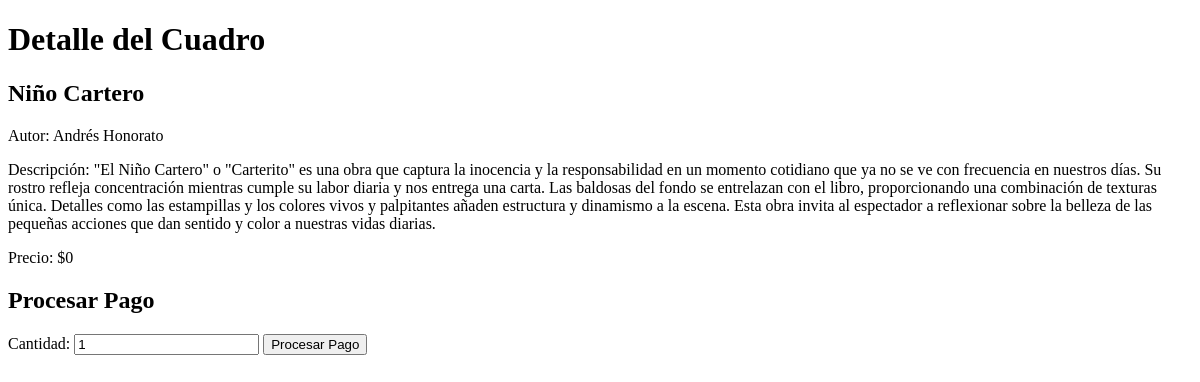
The page /cuadro_detail/1/ on the database as committed earlier.
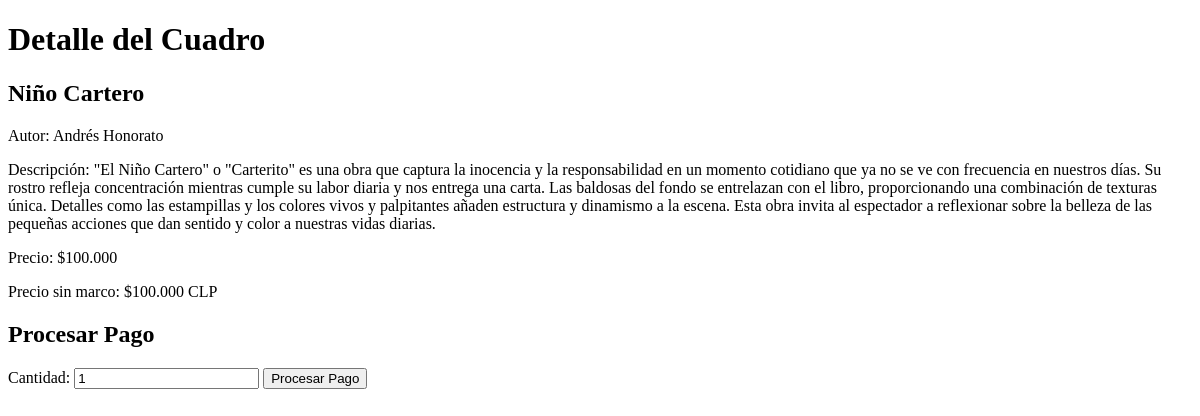
The same page on the database as committed later.
### home/models.py (models this page shows, shortened)
class Cuadro(models.Model):
    nombre = models.CharField(max_length=200)
    autor = models.CharField(default="Andrés Honorato", max_length=200)
    coleccion = models.ForeignKey(
        Coleccion, on_delete=models.CASCADE, related_name='coleccionX', blank=True, null=True)
    tecnica = models.ForeignKey(
        Tecnica, on_delete=models.CASCADE, related_name='tecnicaX', blank=True, null=True)
    descripcion = models.TextField(blank=True)
    fecha = models.DateField()
    colores = models.CharField(max_length=200, blank=True)
    cantidad_inicial = models.PositiveIntegerField(blank=True, null=True)
    cantidad_vendida = models.PositiveIntegerField(blank=True, null=True)
    marco_sin = models.CharField(max_length=100, blank=True)
    marco_con = models.CharField(max_length=100, blank=True)
    precio_sin = models.PositiveIntegerField(blank=True, null=True)
    precio_con = models.PositiveIntegerField(blank=True, null=True)
    descuento = models.PositiveIntegerField(blank=True, null=True)
    envio1 = models.PositiveIntegerField(blank=True, null=True)
    envio2 = models.PositiveIntegerField(blank=True, null=True)
    orden = models.PositiveIntegerField(blank=True, null=True)
    vendido = models.BooleanField(default=False)
    imagen1 = models.ImageField(default='cuadros/en_preparacion.jpg', upload_to='cuadros', validators=[FileExtensionValidator(
        ['png', 'jpg', 'jpeg'])])
    imagen2 = models.ImageField(upload_to='cuadros', validators=[
                                FileExtensionValidator(['png', 'jpg', 'jpeg'])], blank=True)
    imagen3 = models.ImageField(upload_to='cuadros', validators=[
                                FileExtensionValidator(['png', 'jpg', 'jpeg'])], blank=True)
    imagen4 = models.ImageField(upload_to='cuadros', validators=[
                                FileExtensionValidator(['png', 'jpg', 'jpeg'])], blank=True)
    imagen5 = models.ImageField(upload_to='cuadros', validators=[
                                FileExtensionValidator(['png', 'jpg', 'jpeg'])], blank=True)
    imagen6 = models.ImageField(upload_to='cuadros', validators=[
                                FileExtensionValidator(['png', 'jpg', 'jpeg'])], blank=True)
    imagen7 = models.ImageField(upload_to='cuadros', validators=[
                                FileExtensionValidator(['png', 'jpg', 'jpeg'])], blank=True)
    imagen8 = models.ImageField(upload_to='cuadros', validators=[
                                FileExtensionValidator(['png', 'jpg', 'jpeg'])], blank=True)
    imagen9 = models.ImageField(upload_to='cuadros', validators=[
                                FileExtensionValidator(['png', 'jpg', 'jpeg'])], blank=True)
    creado = models.DateTimeField(auto_now_add=True)
    actulizado = models.DateTimeField(auto_now=True)
    @property
    def precio_punto_sin(self):
        if self.precio_sin is not None:
            coma = f"{self.precio_sin:,}"
            punto = coma.replace(',', '.')
            return punto
        else:
            return "Pendiente"

### home/views.py (the view)
# urls.py: path('cuadro_detail/<int:id>/', cuadro_detail, name='cuadro_detail'),
def cuadro_detail(request, id):
    cuadro = Cuadro.objects.get(id=id)
    procesar_pago_url = reverse('mercadopago:procesar_pago')
    return render(request, 'home/cuadro_detail.html', {'cuadro': cuadro, 'procesar_pago_url': procesar_pago_url})

### home/templates/home/cuadro_detail.html (shortened to what this page needs)
<!DOCTYPE html>
<html lang="es">
<head>
</head>
<body>
    <h1>Detalle del Cuadro</h1>
    <div>
        <h2>{{ cuadro.nombre }}</h2>
        <p>Autor: {{ cuadro.autor }}</p>
        <p>Descripción: {{ cuadro.descripcion }}</p>
        <p>Precio: ${{ cuadro.precio_punto_sin }}</p>
        {% if cuadro.precio_sin %}
        <p>Precio sin marco: ${{ cuadro.precio_punto_sin }} CLP</p>
        {% endif %}
    </div>
    <div>
        <h2>Procesar Pago</h2>
        <form action="{{ procesar_pago_url }}" method="post">
            <label for="cantidad">Cantidad:</label>
            <input type="number" id="cantidad" name="cantidad" min="1" value="1">
            <button type="submit">Procesar Pago</button>
        </form>
    </div>
</body>
</html>

Rows that differ between the two databases and show on the page:
changed Cuadro "Niño Cartero": precio_punto_sin "0" → "100.000"; precio_sin 0 → 100000 (drawn); precio_punto_sin (not shown) → "100.000"
Other text that changed with them:
text now shown: "Precio sin marco: $ CLP"
